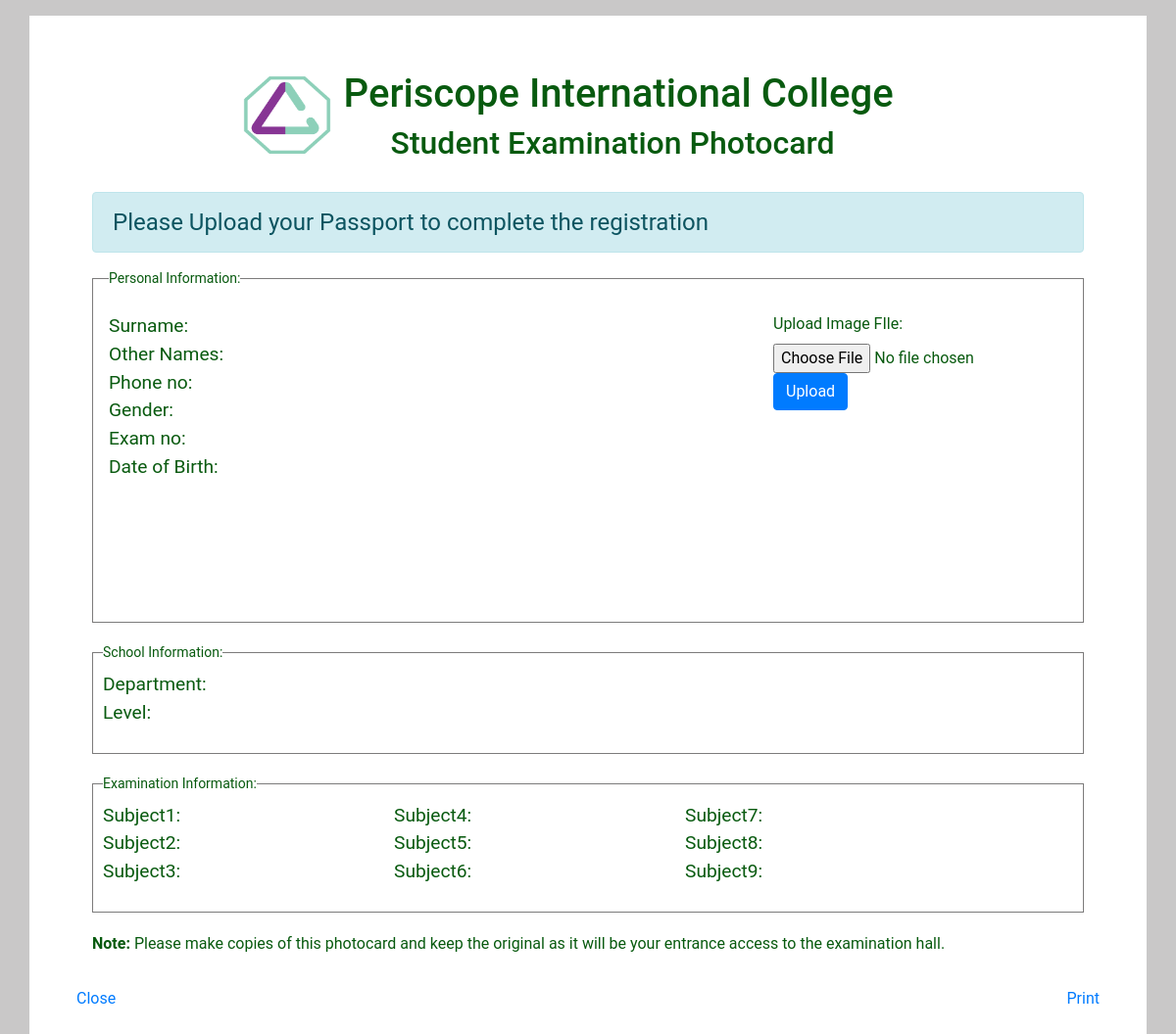
Page /onlineForm/output.php (signed in) on the earlier database version.
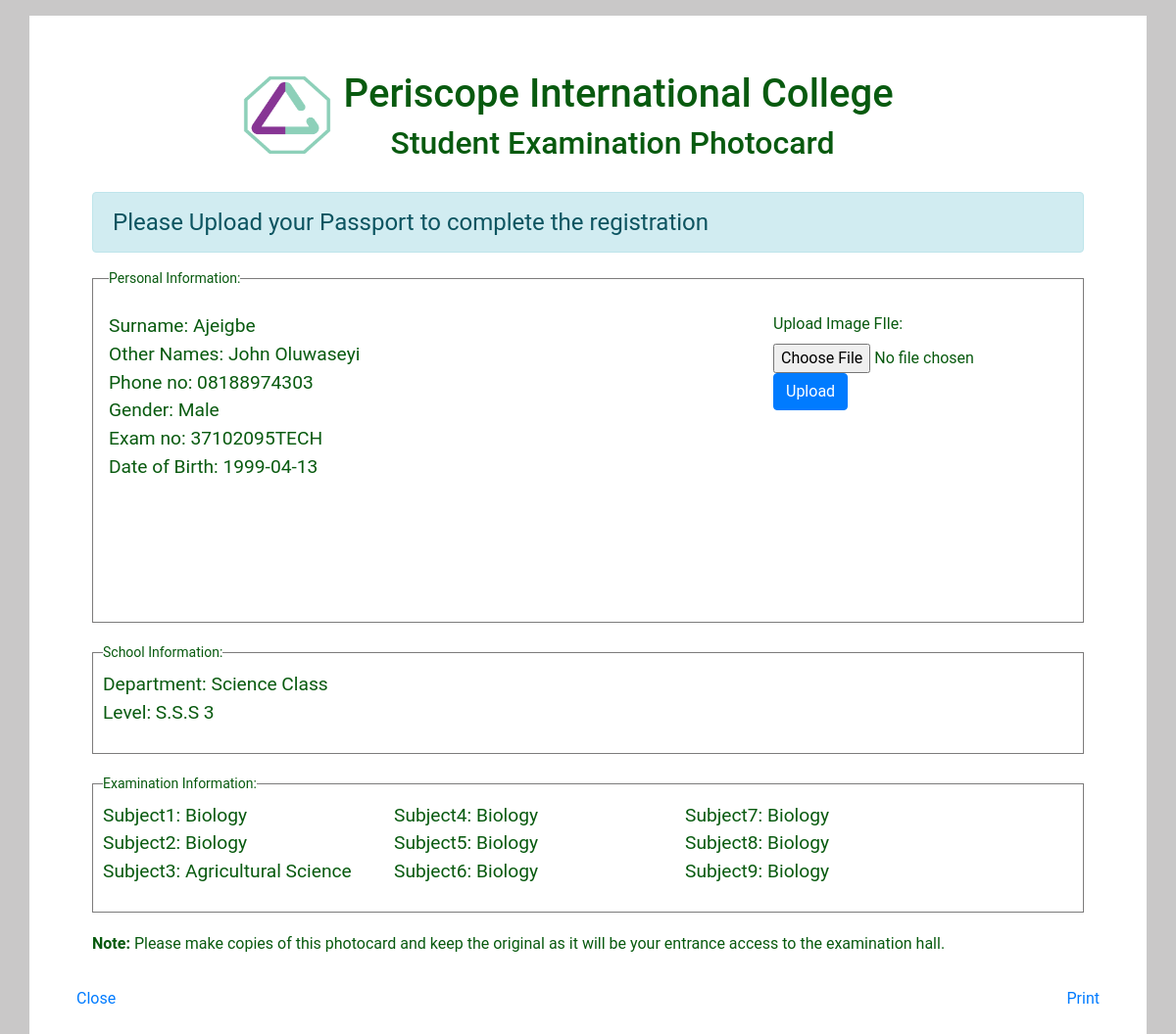
Same page on the later database version.
### tables this page shows
CREATE TABLE `register` (
  `id` int(11) NOT NULL,
  `surname` varchar(300) NOT NULL,
  `otherNames` varchar(300) NOT NULL,
  `gender` varchar(300) NOT NULL,
  `phoneNumber` varchar(300) NOT NULL,
  `DateOfBirth` varchar(300) NOT NULL,
  `department` varchar(300) NOT NULL,
  `level` varchar(300) NOT NULL,
  `passport` varchar(300) NOT NULL,
  `subject1` varchar(300) NOT NULL,
  `subject2` varchar(300) NOT NULL,
  `subject3` varchar(300) NOT NULL,
  `subject4` varchar(300) NOT NULL,
  `subject5` varchar(300) NOT NULL,
  `subject6` varchar(300) NOT NULL,
  `subject7` varchar(300) NOT NULL,
  `subject8` varchar(300) NOT NULL,
  `subject9` varchar(300) NOT NULL,
  `examNumber` varchar(300) NOT NULL,
  `regDate` timestamp NOT NULL DEFAULT CURRENT_TIMESTAMP ON UPDATE CURRENT_TIMESTAMP
);

CREATE TABLE `class` (
  `id` int(11) NOT NULL,
  `class` varchar(255) NOT NULL,
  `sortname` varchar(255) NOT NULL
);

### onlineForm/output.php (the view, shortened to what this page needs)
<?php
require_once ('includes/config.php');
 $id = $_SESSION['id'];
$select = mysqli_query($con,"SELECT * FROM register  WHERE id = '$id'");
$fetch  = mysqli_fetch_array($select);
$department = $fetch['department'];
?>
<?php
$selectDept = mysqli_query($con,"SELECT * FROM register JOIN class on register.department = class.id WHERE class.id = '$department'");
$deptFetch  = mysqli_fetch_array($selectDept);
$d = $deptFetch['class'];
?>
<!DOCTYPE html>
<html lang="en">
<head>
    <link rel="stylesheet" type="text/css" href="assets/bootstrap/css/bootstrap.min.css">
	<link rel="stylesheet" type="text/css" href="css/output.css">
</head>
<body>
	<div class="container p-5 mt-3">
		<div class="row">
		<header>
	<div class="card-head">
			<img src="images/tri_icon-02.png" alt="School Logo" class="img-responsive">
			<h1 class="">Periscope International  College <br> <span class="ml-5">Student Examination Photocard</span></h1>
		</div>
    </header>
		</div>
			<div class="row">
			<div class=" col-sm-12">
			<div class="content p-3">
						<div class="alert alert-info" style="font-size: 1.5rem;" id="alert">Please Upload your Passport to complete the registration</div>
				<fieldset class="scheduler-border p-3">
					<legend class="scheduler-border">Personal Information:</legend>
					<div class="personal-info">
					<p class="data"> Surname: <span> <?php echo $fetch['surname'];?></span><br>
						Other Names: <span><?php echo $fetch['otherNames'];?></span><br>
						Phone no: <span><?php echo $fetch['phoneNumber'];?></span><br>
						Gender: <span><?php echo $fetch['gender'];?></span><br>
						Exam no: <span><?php echo $fetch['examNumber'];?></span><br>
						Date of Birth: <span><?php echo $fetch['DateOfBirth'];?></span><br>
				</p>
					</div>
					<div class="imageArea">
							<form id="uploadForm" action="includes/imageUpload.php" method="post">
					<div class="photograph" id="targetLayer">
							<label>Upload Image FIle:</label>
						<input type="file" name="userPassport">
						<input type="submit" value="Upload" name="uploadImage" class="btn btn-primary">
						</div>
						</form>
					</div>
				</fieldset>
				<fieldset class="scheduler-border">
					<legend class="scheduler-border">School Information:</legend>
					<p class="data">Department: <span> <?php echo $d;?></span><br>
						Level: <span><?php echo $fetch['level'];?></span><br>
				</fieldset>
				<fieldset class="scheduler-border">
					<legend class="scheduler-border">Examination Information:</legend>
					<div class="col1">
					<p class="data">Subject1: <span> <?php echo $fetch['subject1'];?></span><br>
						Subject2: <span><?php echo $fetch['subject2'];?></span><br>
						Subject3: <span><?php echo $fetch['subject3'];?></span><br>
					</div>
					<div class="col2">
					<p class="data">Subject4: <span> <?php echo $fetch['subject4'];?></span><br>
						Subject5: <span><?php echo $fetch['subject5'];?></span><br>
						Subject6: <span><?php echo $fetch['subject6'];?></span><br>
					</div>
					<div class="col3">
					<p class="data">Subject7: <span> <?php echo $fetch['subject7'];?></span><br>
						Subject8: <span><?php echo $fetch['subject8'];?></span><br>
						Subject9: <span><?php echo $fetch['subject9'];?></span><br>
					</div>
				</fieldset>
			<p><strong>Note:</strong> Please make copies of this photocard and keep the original as it will be your entrance access to the examination hall.</p>
			</div>
			<a href="index.php">Close</a>
			<a href="#" onclick="printCard()" style="text-decoration:none; cursor:pointer; float:right;">Print</a>
	</div>
</div>
	</div>
</body>
</html>

Differences in the rows shown:
added register: surname "Ajeigbe", otherNames "John Oluwaseyi", phoneNumber "08188974303", gender "Male", examNumber "37102095TECH", DateOfBirth "1999-04-13", class.class "Science Class", level "S.S.S 3", subject1 "Biology", subject2 "Biology", subject3 "Agricultural Science", subject4 "Biology", subject5 "Biology", subject6 "Biology", subject7 "Biology", subject8 "Biology", subject9 "Biology"
